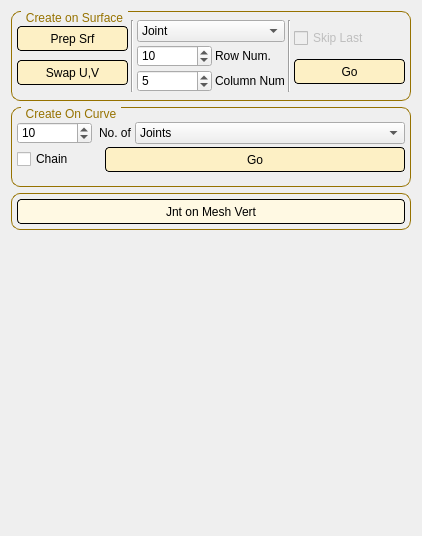
      <widget class="QWidget" name="tab_8">
       <attribute name="title">
        <string>Create On</string>
       </attribute>
       <layout class="QGridLayout" name="gridLayout_22">
        <item row="0" column="0">
         <layout class="QGridLayout" name="gridLayout_21">
          <item row="0" column="0">
           <widget class="QGroupBox" name="groupBox_13">
            <property name="minimumSize">
             <size>
              <width>400</width>
              <height>90</height>
             </size>
            </property>
            <property name="maximumSize">
             <size>
              <width>400</width>
              <height>90</height>
             </size>
            </property>
            <property name="styleSheet">
             <string notr="true">QGroupBox {
    border: 1px solid gray;
    border-radius: 9px;
    margin-top: 0.5em;
border-color:  rgb(150, 114, 0);
}

QGroupBox::title {
    subcontrol-origin: margin;
    left: 10px;
    padding: 0 3px 0 3px;
	color:  rgb(150, 114, 0);
}</string>
            </property>
            <property name="title">
             <string>Create on Surface</string>
            </property>
            <layout class="QGridLayout" name="gridLayout_65">
             <property name="leftMargin">
              <number>5</number>
             </property>
             <property name="topMargin">
              <number>5</number>
             </property>
             <property name="rightMargin">
              <number>5</number>
             </property>
             <property name="bottomMargin">
              <number>5</number>
             </property>
             <property name="spacing">
              <number>5</number>
             </property>
             <item row="0" column="0">
              <layout class="QGridLayout" name="gridLayout_77">
               <property name="spacing">
                <number>3</number>
               </property>
               <item row="0" column="0">
                <layout class="QGridLayout" name="gridLayout_83">
                 <property name="spacing">
                  <number>3</number>
                 </property>
                 <item row="0" column="0">
                  <widget class="QPushButton" name="btn_utilPrepSrf">
                   <property name="minimumSize">
                    <size>
                     <width>100</width>
                     <height>25</height>
                    </size>
                   </property>
                   <property name="toolTip">
                    <string>Create new surface, or rebuild selected nurbs 0,1 Parameterization. Displays UV border.</string>
                   </property>
                   <property name="styleSheet">
                    <string notr="true">QPushButton{
border-style: solid;
border-color: black;
border-width: 1px;
border-radius: 4px;
background-color: rgb(253, 240, 197);
color: rgb(0, 0, 0);
}
QPushButton:hover {   
border-style: solid;
border-color: black;
border-width: 1px;
border-radius: 4px;
background-color: rgb(240, 240, 240
);
color: rgb(0, 0, 0);
}</string>
                   </property>
                   <property name="text">
                    <string>Prep Srf</string>
                   </property>
                  </widget>
                 </item>
                 <item row="1" column="0">
                  <widget class="QPushButton" name="btn_utilSwapUV">
                   <property name="minimumSize">
                    <size>
                     <width>0</width>
                     <height>25</height>
                    </size>
                   </property>
                   <property name="toolTip">
                    <string>Spin nurbs surface border edges</string>
                   </property>
                   <property name="styleSheet">
                    <string notr="true">QPushButton{
border-style: solid;
border-color: black;
border-width: 1px;
border-radius: 4px;
background-color: rgb(253, 240, 197);
color: rgb(0, 0, 0);
}
QPushButton:hover {   
border-style: solid;
border-color: black;
border-width: 1px;
border-radius: 4px;
background-color: rgb(240, 240, 240
);
color: rgb(0, 0, 0);
}</string>
                   </property>
                   <property name="text">
                    <string>Swap U,V</string>
                   </property>
                  </widget>
                 </item>
                </layout>
               </item>
               <item row="0" column="1">
                <widget class="Line" name="line_6">
                 <property name="orientation">
                  <enum>Qt::Vertical</enum>
                 </property>
                </widget>
               </item>
               <item row="0" column="2">
                <layout class="QGridLayout" name="gridLayout_86">
                 <item row="0" column="0">
                  <widget class="QComboBox" name="cbo_utilObjType">
                   <property name="layoutDirection">
                    <enum>Qt::LeftToRight</enum>
                   </property>
                   <property name="currentText">
                    <string>Joint</string>
                   </property>
                   <item>
                    <property name="text">
                     <string>Joint</string>
                    </property>
                   </item>
                   <item>
                    <property name="text">
                     <string>Locator</string>
                    </property>
                   </item>
                  </widget>
                 </item>
                 <item row="1" column="0">
                  <layout class="QGridLayout" name="gridLayout_88">
                   <property name="spacing">
                    <number>3</number>
                   </property>
                   <item row="0" column="0">
                    <layout class="QGridLayout" name="gridLayout_89">
                     <item row="0" column="0">
                      <widget class="QSpinBox" name="spn_utilRow">
                       <property name="minimumSize">
                        <size>
                         <width>75</width>
                         <height>0</height>
                        </size>
                       </property>
                       <property name="maximumSize">
                        <size>
                         <width>75</width>
                         <height>16777215</height>
                        </size>
                       </property>
                       <property name="minimum">
                        <number>1</number>
                       </property>
                       <property name="maximum">
                        <number>500</number>
                       </property>
                       <property name="value">
                        <number>10</number>
                       </property>
                      </widget>
                     </item>
                     <item row="0" column="1">
                      <widget class="QLabel" name="lbl_utilRow">
                       <property name="text">
                        <string>Row Num.</string>
                       </property>
                      </widget>
                     </item>
                    </layout>
                   </item>
                   <item row="1" column="0">
                    <layout class="QGridLayout" name="gridLayout_94">
                     <item row="0" column="0">
                      <widget class="QSpinBox" name="spn_utilColumn">
                       <property name="minimumSize">
                        <size>
                         <width>75</width>
                         <height>0</height>
                        </size>
                       </property>
                       <property name="maximumSize">
                        <size>
                         <width>75</width>
                         <height>16777215</height>
                        </size>
                       </property>
                       <property name="minimum">
                        <number>1</number>
                       </property>
                       <property name="maximum">
                        <number>500</number>
                       </property>
                       <property name="value">
                        <number>5</number>
                       </property>
                      </widget>
                     </item>
                     <item row="0" column="1">
                      <widget class="QLabel" name="lbl_utilColumn">
                       <property name="text">
                        <string>Column Num</string>
                       </property>
                      </widget>
                     </item>
                    </layout>
                   </item>
                  </layout>
                 </item>
                </layout>
               </item>
               <item row="0" column="3">
                <widget class="Line" name="line_25">
                 <property name="orientation">
                  <enum>Qt::Vertical</enum>
                 </property>
                </widget>
               </item>
               <item row="0" column="4">
                <layout class="QGridLayout" name="gridLayout_99">
                 <property name="spacing">
                  <number>3</number>
                 </property>
                 <item row="1" column="0">
                  <widget class="QPushButton" name="btn_utilCreateOnSrf">
                   <property name="minimumSize">
                    <size>
                     <width>100</width>
                     <height>25</height>
                    </size>
                   </property>
                   <property name="toolTip">
                    <string>Creates the selected items evenly along nurbs surface</string>
                   </property>
                   <property name="styleSheet">
                    <string notr="true">QPushButton{
border-style: solid;
border-color: black;
border-width: 1px;
border-radius: 4px;
background-color: rgb(253, 240, 197);
color: rgb(0, 0, 0);
}
QPushButton:hover {   
border-style: solid;
border-color: black;
border-width: 1px;
border-radius: 4px;
background-color: rgb(240, 240, 240
);
color: rgb(0, 0, 0);
}</string>
                   </property>
                   <property name="text">
                    <string>Go</string>
                   </property>
                  </widget>
                 </item>
                 <item row="0" column="0">
                  <widget class="QCheckBox" name="chk_srfSkipLast">
                   <property name="enabled">
                    <bool>false</bool>
                   </property>
                   <property name="toolTip">
                    <string>For closed surfaces</string>
                   </property>
                   <property name="layoutDirection">
                    <enum>Qt::LeftToRight</enum>
                   </property>
                   <property name="text">
                    <string>Skip Last</string>
                   </property>
                   <property name="checked">
                    <bool>false</bool>
                   </property>
                  </widget>
                 </item>
                </layout>
               </item>
              </layout>
             </item>
            </layout>
           </widget>
          </item>
          <item row="1" column="0">
           <widget class="QGroupBox" name="groupBox_14">
            <property name="minimumSize">
             <size>
              <width>400</width>
              <height>80</height>
             </size>
            </property>
            <property name="maximumSize">
             <size>
              <width>400</width>
              <height>80</height>
             </size>
            </property>
            <property name="styleSheet">
             <string notr="true">QGroupBox {
    border: 1px solid gray;
    border-radius: 9px;
    margin-top: 0.5em;
border-color:  rgb(150, 114, 0);
}

QGroupBox::title {
    subcontrol-origin: margin;
    left: 10px;
    padding: 0 3px 0 3px;
	color:  rgb(150, 114, 0);
}</string>
            </property>
            <property name="title">
             <string>Create On Curve</string>
            </property>
            <layout class="QGridLayout" name="gridLayout_100">
             <property name="leftMargin">
              <number>5</number>
             </property>
             <property name="topMargin">
              <number>5</number>
             </property>
             <property name="rightMargin">
              <number>5</number>
             </property>
             <property name="bottomMargin">
              <number>5</number>
             </property>
             <property name="spacing">
              <number>5</number>
             </property>
             <item row="0" column="0">
              <layout class="QGridLayout" name="gridLayout_101">
               <property name="spacing">
                <number>3</number>
               </property>
               <item row="0" column="0">
                <layout class="QGridLayout" name="gridLayout_102">
                 <item row="0" column="0">
                  <widget class="QSpinBox" name="spn_crvNumOf">
                   <property name="minimumSize">
                    <size>
                     <width>75</width>
                     <height>0</height>
                    </size>
                   </property>
                   <property name="maximumSize">
                    <size>
                     <width>75</width>
                     <height>16777215</height>
                    </size>
                   </property>
                   <property name="minimum">
                    <number>1</number>
                   </property>
                   <property name="maximum">
                    <number>1000</number>
                   </property>
                   <property name="value">
                    <number>10</number>
                   </property>
                  </widget>
                 </item>
                 <item row="0" column="1" alignment="Qt::AlignRight">
                  <widget class="QLabel" name="lbl_crvNumOf">
                   <property name="text">
                    <string>No. of</string>
                   </property>
                  </widget>
                 </item>
                 <item row="0" column="2">
                  <widget class="QComboBox" name="cbo_crvNumOf">
                   <property name="minimumSize">
                    <size>
                     <width>270</width>
                     <height>0</height>
                    </size>
                   </property>
                   <property name="maximumSize">
                    <size>
                     <width>260</width>
                     <height>16777215</height>
                    </size>
                   </property>
                   <property name="currentText">
                    <string>Joints</string>
                   </property>
                   <item>
                    <property name="text">
                     <string>Joints</string>
                    </property>
                   </item>
                   <item>
                    <property name="text">
                     <string>Locators</string>
                    </property>
                   </item>
                  </widget>
                 </item>
                </layout>
               </item>
               <item row="1" column="0">
                <layout class="QGridLayout" name="gridLayout_108">
                 <item row="0" column="1">
                  <widget class="QPushButton" name="btn_crvGo">
                   <property name="minimumSize">
                    <size>
                     <width>300</width>
                     <height>25</height>
                    </size>
                   </property>
                   <property name="toolTip">
                    <string>Create items evenly along curve. Select curve and run</string>
                   </property>
                   <property name="styleSheet">
                    <string notr="true">QPushButton{
border-style: solid;
border-color: black;
border-width: 1px;
border-radius: 4px;
background-color: rgb(253, 240, 197);
color: rgb(0, 0, 0);
}
QPushButton:hover {   
border-style: solid;
border-color: black;
border-width: 1px;
border-radius: 4px;
background-color: rgb(240, 240, 240
);
color: rgb(0, 0, 0);
}</string>
                   </property>
                   <property name="text">
                    <string>Go</string>
                   </property>
                  </widget>
                 </item>
                 <item row="0" column="0">
                  <widget class="QCheckBox" name="chk_crvJntAsChain">
                   <property name="layoutDirection">
                    <enum>Qt::LeftToRight</enum>
                   </property>
                   <property name="text">
                    <string>Chain</string>
                   </property>
                  </widget>
                 </item>
                </layout>
               </item>
              </layout>
             </item>
            </layout>
           </widget>
          </item>
          <item row="2" column="0">
           <widget class="QGroupBox" name="groupBox_41">
            <property name="sizePolicy">
             <sizepolicy hsizetype="Preferred" vsizetype="Expanding">
              <horstretch>0</horstretch>
              <verstretch>0</verstretch>
             </sizepolicy>
            </property>
            <property name="minimumSize">
             <size>
              <width>0</width>
              <height>0</height>
             </size>
            </property>
            <property name="maximumSize">
             <size>
              <width>16777215</width>
              <height>47</height>
             </size>
            </property>
            <property name="styleSheet">
             <string notr="true">QGroupBox {
    border: 1px solid gray;
    border-radius: 9px;
    margin-top: 0.5em;
border-color:  rgb(150, 114, 0);
}

QGroupBox::title {
    subcontrol-origin: margin;
    left: 10px;
    padding: 0 3px 0 3px;
	color:  rgb(150, 114, 0);
}</string>
            </property>
            <property name="title">
             <string/>
            </property>
            <layout class="QGridLayout" name="gridLayout_131">
             <property name="leftMargin">
              <number>5</number>
             </property>
             <property name="topMargin">
              <number>5</number>
             </property>
             <property name="rightMargin">
              <number>5</number>
             </property>
             <property name="bottomMargin">
              <number>5</number>
             </property>
             <property name="spacing">
              <number>5</number>
             </property>
             <item row="0" column="0">
              <widget class="QPushButton" name="btn_jntOnVtx">
               <property name="minimumSize">
                <size>
                 <width>100</width>
                 <height>25</height>
                </size>
               </property>
               <property name="toolTip">
                <string>Creates joints attached to mesh vertex. UV's are required on the mesh. And the mesh have transforms frozen.</string>
               </property>
               <property name="styleSheet">
                <string notr="true">QPushButton{
border-style: solid;
border-color: black;
border-width: 1px;
border-radius: 4px;
background-color: rgb(255, 249, 227);
color: rgb(0, 0, 0);
}
QPushButton:hover {   
border-style: solid;
border-color: black;
border-width: 1px;
border-radius: 4px;
background-color: rgb(255, 249, 227);
color: rgb(0, 0, 0);
}</string>
               </property>
               <property name="text">
                <string>Jnt on Mesh Vert</string>
               </property>
              </widget>
             </item>
            </layout>
           </widget>
          </item>
         </layout>
        </item>
        <item row="1" column="0">
         <spacer name="verticalSpacer_7">
          <property name="orientation">
           <enum>Qt::Vertical</enum>
          </property>
          <property name="sizeHint" stdset="0">
           <size>
            <width>20</width>
            <height>295</height>
           </size>
          </property>
         </spacer>
        </item>
       </layout>
      </widget>
